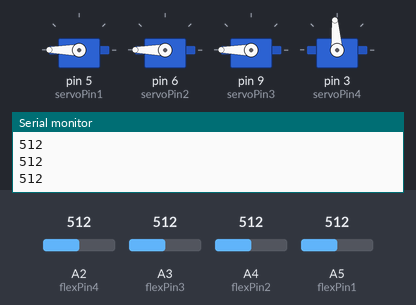
The sketch below on a simulated Arduino Uno, built with avr-gcc and run on an emulated ATmega328P. On the bench: 4 × servo, the last lines printed to the serial monitor. The test bench sets the inputs (shaded band); at power-on: A2 (flexPin4) = 512, A3 (flexPin3) = 512, A4 (flexPin2) = 512, A5 (flexPin1) = 512.

Above: at 1.2 s.
1.3 s: A2 (flexPin4) set to 716
At 2.5 s:
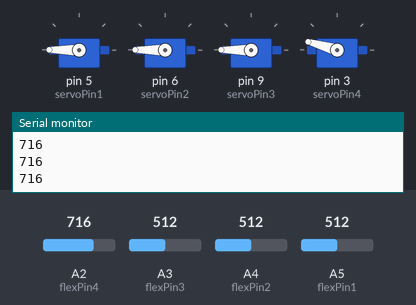
2.8 s: A3 (flexPin3) set to 306
At 3.5 s:
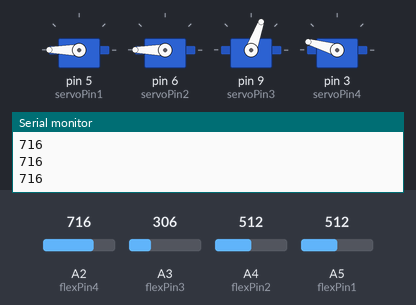
4.4 s: A4 (flexPin2) set to 306
At 5.6 s:
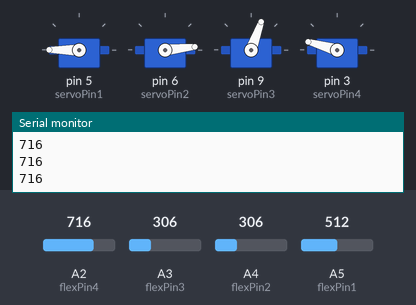
5.9 s: A5 (flexPin1) set to 306
At 6.5 s:
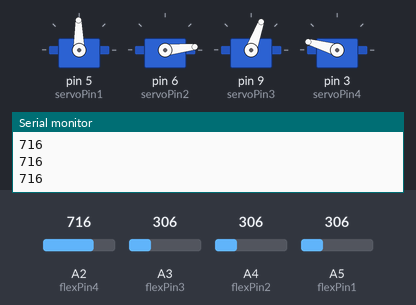
7.5 s: A2 (flexPin4) set to 992
At 8.6 s:
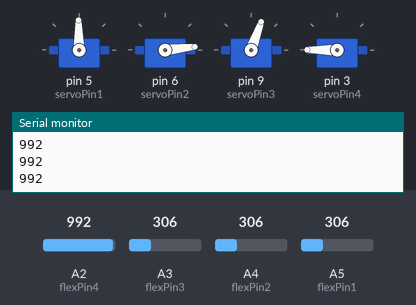
9.0 s: A3 (flexPin3) set to 30
At 9.6 s:
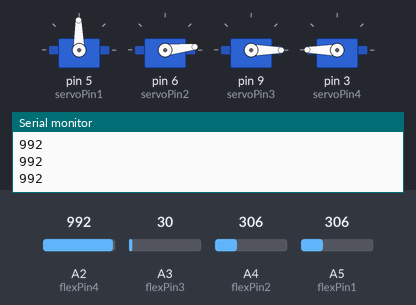
Timing chart, 0 to 11.6 s (numbered marks = the images above; inputs shaded):
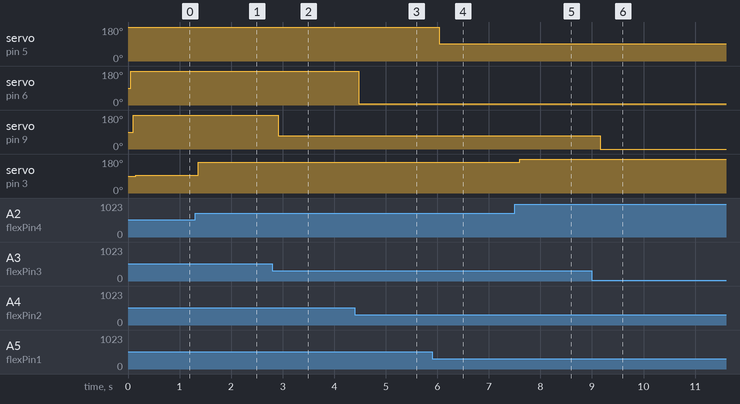

The sketch:

Flex_Sensor_Program.ino
```cpp
#include <Servo.h>
Servo servo1;
Servo servo2;
Servo servo3;
Servo servo4;
int servoPin1 = 5;
int servoPin2 = 6;
int servoPin3 = 9;
int servoPin4 = 3;
int flexPin1 = 5;
int flexPin2 = 4;
int flexPin3 = 3;
int flexPin4 = 2;
void setup() {
  pinMode(5, INPUT);
  pinMode(4, INPUT);
  pinMode(3, INPUT);
  pinMode(2, INPUT);
  servo1.attach(servoPin1);
  servo2.attach(servoPin2);
  servo3.attach(servoPin3);
  servo4.attach(servoPin4);
  Serial.begin(9600);

}

void loop() {
  servo1.write(map(analogRead(flexPin1), 380, 170, 140, 0));
  delay(50);
  servo2.write(map(analogRead(flexPin2), 500, 300, 170, 0));
  delay(50);
  servo3.write(map(analogRead(flexPin3), 430, 220, 170, 0));
  delay(50);
  servo4.write(map(analogRead(flexPin4), 120, 80, 145, 5));
  delay(50);
  Serial.println(analogRead(flexPin4));
}
```

Measured:
- after the input at 1.3 s, servo on pin 3 (servoPin4): 94° → 164° after 0.06 s
- after the input at 2.8 s, servo on pin 9 (servoPin3): 180° → 70° after 0.12 s
- after the input at 4.4 s, servo on pin 6 (servoPin2): 180° → 6° after 0.08 s
- after the input at 5.9 s, servo on pin 5 (servoPin1): 180° → 91° after 0.14 s
- after the input at 7.5 s, servo on pin 3 (servoPin4): 164° → 180° after 0.10 s
- after the input at 9.0 s, servo on pin 9 (servoPin3): 70° → 0° after 0.16 s
